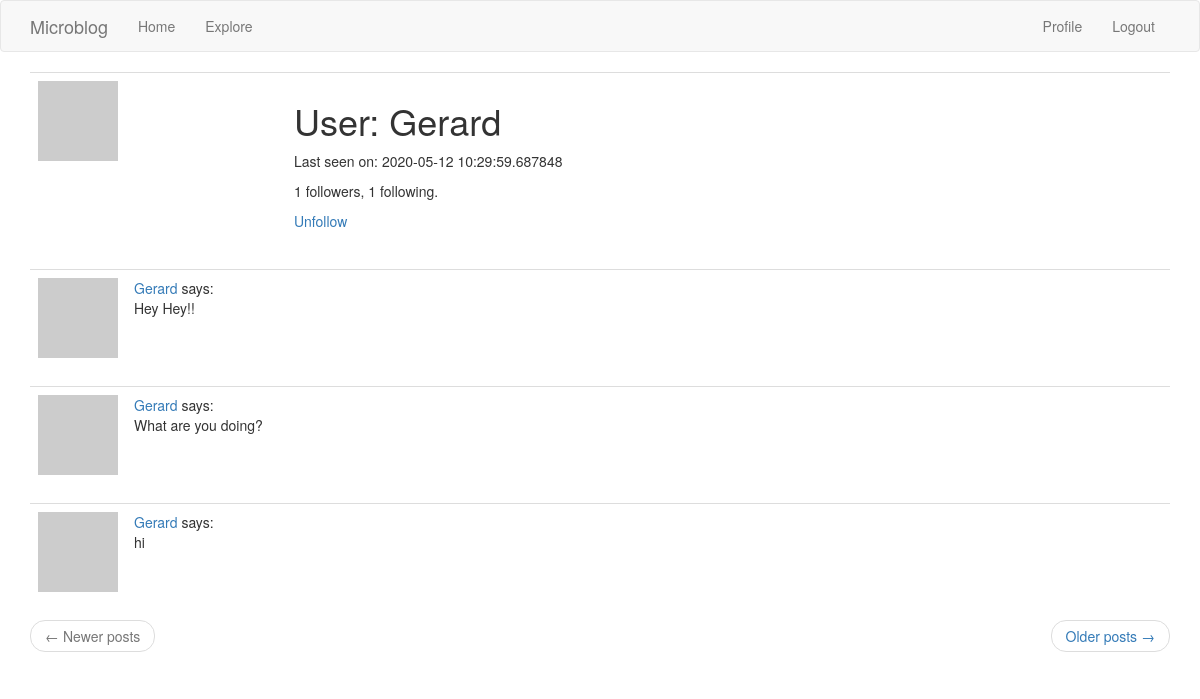
Screenshot of /user/Gerard (signed in) with the database file from the repository.
### app/models.py (models this page shows, shortened)
class User(UserMixin, db.Model):
    id = db.Column(db.Integer, primary_key=True)
    username = db.Column(db.String(64), index=True, unique=True)
    email = db.Column(db.String(120), index=True, unique=True)
    password_hash = db.Column(db.String(128))
    posts = db.relationship("Post", backref="author", lazy="dynamic")
    about_me = db.Column(db.String(140))
    last_seen = db.Column(db.DateTime, default=datetime.utcnow)
    followed = db.relationship(
        'User', secondary=followers,
        primaryjoin=(followers.c.follower_id == id),
        secondaryjoin=(followers.c.followed_id == id),
        backref=db.backref('followers', lazy='dynamic'), lazy='dynamic',
    )
    def avatar(self, size):
        digest = md5(self.email.lower().encode('utf-8')).hexdigest()
        return f'https://www.gravatar.com/avatar/{digest}?d=identicon&s={size}'
    def is_following(self, user):
        return self.followed.filter(
            followers.c.followed_id == user.id).count() > 0

class Post(db.Model):
    id = db.Column(db.Integer, primary_key=True)
    body = db.Column(db.String(140))
    timestamp = db.Column(db.DateTime, index=True, default=datetime.utcnow)
    user_id = db.Column(db.Integer, db.ForeignKey("user.id"))

### app/routes.py (the view)
@app.route("/user/<username>")
@login_required
def user(username):
    user = User.query.filter_by(username=username).first_or_404()
    page = request.args.get('page', 1, type=int)
    posts = user.posts.order_by(Post.timestamp.desc()).paginate(
        page,
        app.config['POSTS_PER_PAGE'],
        False,
    )
    next_url = url_for('user', username=user.username, page=posts.next_num) if posts.has_next else None
    prev_url = url_for('user', username=user.username, page=posts.prev_num) if posts.has_prev else None
    return render_template("user.html",
                           user=user,
                           posts=posts.items,
                           next_url=next_url,
                           prev_url=prev_url,
                           )

### app/models.py (called while the page is built)
@login.user_loader
def load_user(id):
    return User.query.get(int(id))

### app/routes.py (called while the page is built)
@app.before_request
def before_request():
    if current_user.is_authenticated:
        current_user.last_seen = datetime.utcnow()
        db.session.commit()

### app/templates/user.html (shortened to what this page needs)
{% extends "base.html" %}
{% block app_content %}
    <table class="table table-hover">
        <tr>
            <td width="256px"><img src="{{ user.avatar(256) }}"></td>
            <td>
                <h1>User: {{ user.username }}</h1>
                {% if user.last_seen %}<p>Last seen on: {{ user.last_seen }}</p>{% endif %}
                <p>{{ user.followers.count() }} followers, {{ user.followed.count() }} following.</p>
                {% if user == current_user %}
                <p><a href="{{ url_for('edit_profile') }}">Edit your profile</a></p>
                {% elif not current_user.is_following(user) %}
                <p><a href="{{ url_for('follow', username=user.username) }}">Follow</a></p>
                {% else %}
                <p><a href="{{ url_for('unfollow', username=user.username) }}">Unfollow</a></p>
                {% endif %}
            </td>
        </tr>
    </table>
    {% for post in posts %}
        {% include '_post.html' %}
    {% endfor %}
    <nav aria-label="...">
        <ul class="pager">
            <li class="previous{% if not prev_url %} disabled{% endif %}">
                <a href="{{ prev_url or '#' }}">
                    <span aria-hidden="true">&larr;</span> Newer posts
                </a>
            </li>
            <li class="next{% if not next_url %} disabled{% endif %}">
                <a href="{{ next_url or '#' }}">
                    Older posts <span aria-hidden="true">&rarr;</span>
                </a>
            </li>
        </ul>
    </nav>
{% endblock %}

### app/templates/_post.html
    <table class="table table-hover">
        <tr>
            <td width="70px">
                <a href="{{ url_for('user', username=post.author.username) }}">
                    <img src="{{ post.author.avatar(70) }}" />
                </a>
            </td>
            <td>
                <a href="{{ url_for('user', username=post.author.username) }}">
                    {{ post.author.username }}
                </a>
                says:
                <br>
                {{ post.body }}
            </td>
        </tr>
    </table>

### rows the page displays
User: username "Gerard", last_seen "2020-05-12 10:29:59.687848"
Post: author.username "Gerard", body "Hey Hey!!"
Post: author.username "Gerard", body "What are you doing?"
Post: author.username "Gerard", body "hi"

### other values shown
{{ user.followers.count() }} "1"
{{ user.followed.count() }} "1"
